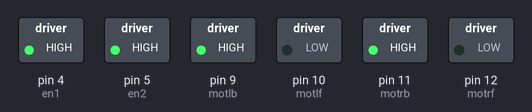
Bench run of a sketch on a simulated Arduino Uno, built with avr-gcc and run on an emulated ATmega328P. On the bench: switched loads named in the sketch (green lamp = pin HIGH).

Above: at 0.1 s.
Timing chart, 0 to 1.6 s (numbered marks = the images above):
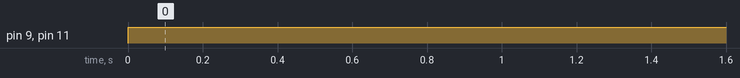

Measured:
- by itself, pin 9 (motlb), pin 11 (motrb): LOW → HIGH at 0.00 s

The sketch:

motor_check.ino
```cpp
int motrf =12;
int motrb = 11;
int motlf = 10;
int motlb = 9;
int en1 = 4;
int en2 = 5;

void setup() {
  pinMode(en1,OUTPUT);
  pinMode(en2,OUTPUT);
  pinMode(motrf,OUTPUT);
  pinMode(motrb,OUTPUT);
  pinMode(motlf,OUTPUT);
  pinMode(motlb,OUTPUT);
  Serial.begin(9600);
  digitalWrite(en1,HIGH);
  digitalWrite(en2,HIGH);

  // put your setup code here, to run once:

}

void loop()
{
     // analogWrite(en2,100);
     // analogWrite(en1,255);

     digitalWrite(motrf,LOW);
     digitalWrite(motrb,HIGH);
      digitalWrite(motlf,LOW);
      digitalWrite(motlb,HIGH);


}
```
